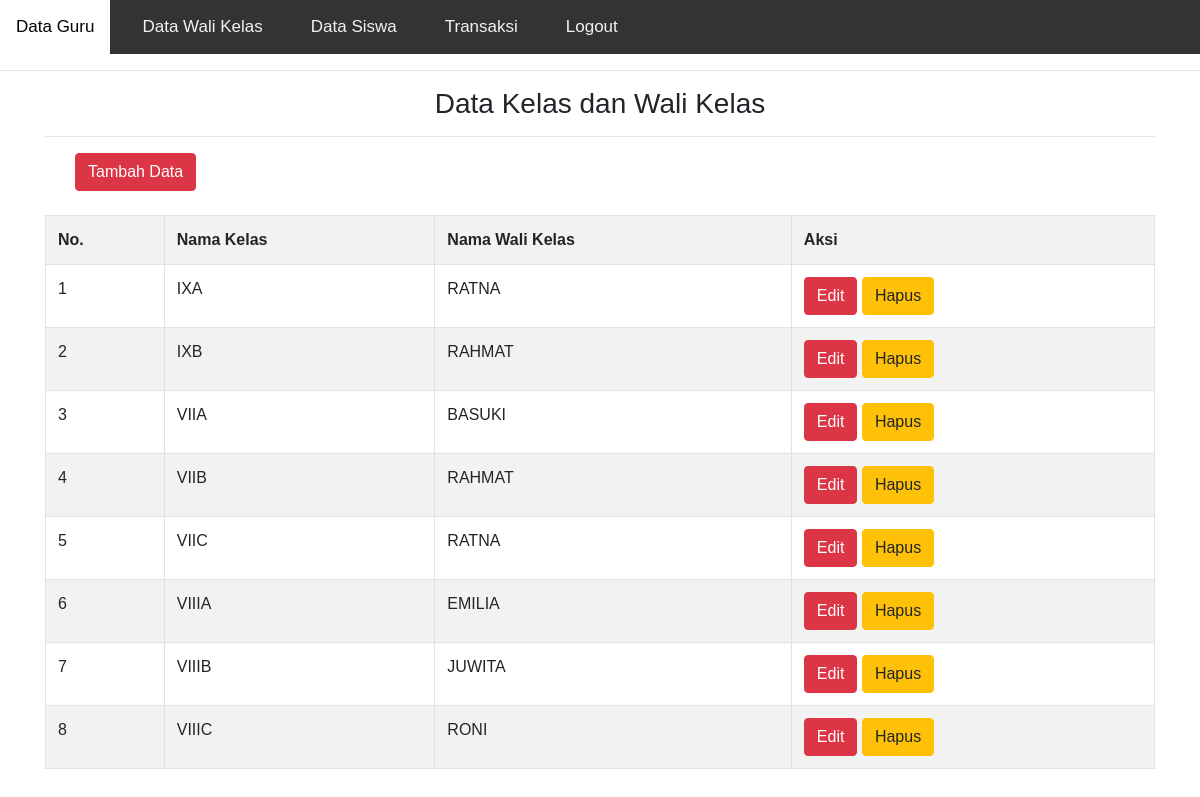
Page /tampil_walikelas.php (signed in) on the committed database.
### tables this page shows
CREATE TABLE `walikelas` (
  `kelas` varchar(10) NOT NULL,
  `idguru` int(5) DEFAULT NULL,
  PRIMARY KEY (`kelas`),
  KEY `fk_guru` (`idguru`),
  CONSTRAINT `fk_guru` FOREIGN KEY (`idguru`) REFERENCES `guru` (`idguru`) ON UPDATE CASCADE
);

CREATE TABLE `guru` (
  `idguru` int(5) NOT NULL AUTO_INCREMENT,
  `namaguru` varchar(40) DEFAULT NULL,
  PRIMARY KEY (`idguru`)
);

### tampil_walikelas.php (the view)
<?php include "header.php"; ?>
<div class="container">
<center>
<h3>Data Kelas dan Wali Kelas</h3>
</center>
<hr />
<button style="margin: 0px 0px 0px 30px;" type="submit" class="btn btn-danger" onclick="window.location.href='tambah_walikelas.php'">Tambah Data</button> <br /><br />
<table class="table table-striped table-bordered">
	<tr>
		<th>No.</th>
		<th>Nama Kelas</th>
		<th>Nama Wali Kelas</th>
		<th>Aksi</th>
	</tr>
	<?php
	$sql = mysqli_query($konek, "SELECT walikelas.kelas,guru.namaguru
								FROM walikelas
								INNER JOIN guru ON walikelas.idguru=guru.idguru
								ORDER BY walikelas.kelas ASC");
	$no=1;
	while($d=mysqli_fetch_array($sql)){
		echo "<tr>
			<td>$no</td>
			<td>$d[kelas]</td>
			<td>$d[namaguru]</td>
			<td>
				<a class='btn btn-danger' href='edit_walikelas.php?kls=$d[kelas]'>Edit</a>
				<a class='btn btn-warning' href='hapus_walikelas.php?kls=$d[kelas]'>Hapus</a>
			</td>
		</tr>";
		$no++;
	}
	?>
</table>
</div>

### header.php (style rules this page uses)
body { margin: 0; font-family: Arial, Helvetica, sans-serif; }

### rows in the picture
walikelas: kelas "IXA", idguru.namaguru "RATNA"
walikelas: kelas "IXB", idguru.namaguru "RAHMAT"
walikelas: kelas "VIIA", idguru.namaguru "BASUKI"
walikelas: kelas "VIIB", idguru.namaguru "RAHMAT"
walikelas: kelas "VIIC", idguru.namaguru "RATNA"
walikelas: kelas "VIIIA", idguru.namaguru "EMILIA"
walikelas: kelas "VIIIB", idguru.namaguru "JUWITA"
walikelas: kelas "VIIIC", idguru.namaguru "RONI"
